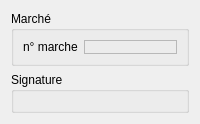
             <widget class="QWidget" name="tab_7">
              <attribute name="title">
               <string>entite occupante</string>
              </attribute>
              <layout class="QVBoxLayout" name="verticalLayout_23" stretch="1,10">
               <item>
                <widget class="QGroupBox" name="groupBox_10">
                 <property name="title">
                  <string>Marché</string>
                 </property>
                 <layout class="QGridLayout" name="gridLayout_14" columnstretch="1,10">
                  <item row="0" column="0">
                   <widget class="QLabel" name="label_26">
                    <property name="text">
                     <string>n° marche</string>
                    </property>
                   </widget>
                  </item>
                  <item row="0" column="1">
                   <widget class="QFrame" name="frame_entocc_marche">
                    <property name="frameShape">
                     <enum>QFrame::StyledPanel</enum>
                    </property>
                    <property name="frameShadow">
                     <enum>QFrame::Raised</enum>
                    </property>
                    <layout class="QVBoxLayout" name="verticalLayout_13">
                     <property name="leftMargin">
                      <number>0</number>
                     </property>
                     <property name="topMargin">
                      <number>0</number>
                     </property>
                     <property name="rightMargin">
                      <number>0</number>
                     </property>
                     <property name="bottomMargin">
                      <number>0</number>
                     </property>
                    </layout>
                   </widget>
                  </item>
                 </layout>
                </widget>
               </item>
               <item>
                <widget class="QGroupBox" name="groupBox_entocc_sign">
                 <property name="title">
                  <string>Signature</string>
                 </property>
                 <layout class="QVBoxLayout" name="verticalLayout_32"/>
                </widget>
               </item>
              </layout>
             </widget>
